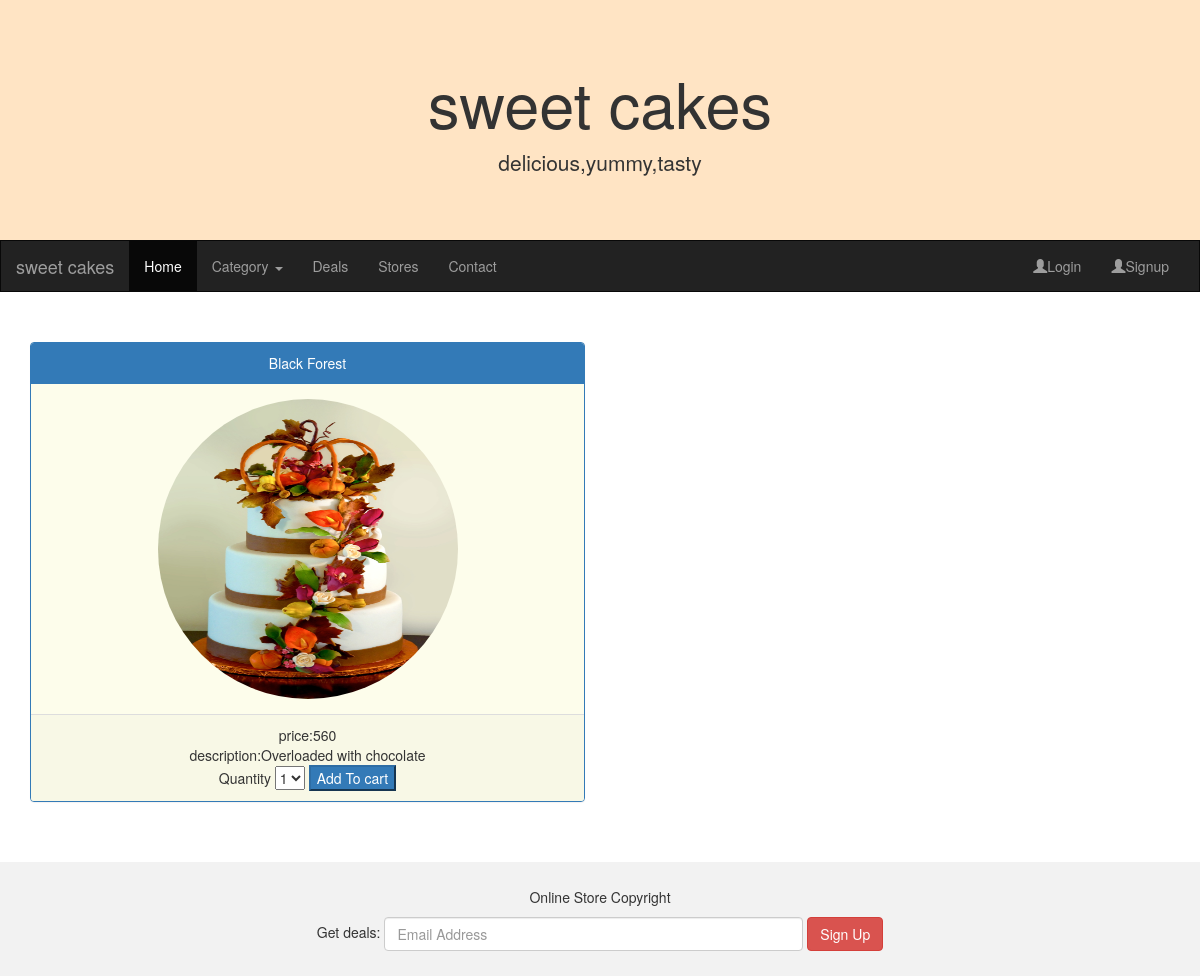
The page /showDetails/1 on the database its author committed.
### AdminApp/models.py (models this page shows, shortened)
class Cake(models.Model):
    cname = models.CharField(max_length=20)
    cake_image = models.ImageField(default="abc.jpg",upload_to="images")
    price = models.FloatField(default=100)
    description = models.CharField(max_length=20)
    category = models.ForeignKey(Category,on_delete=models.CASCADE)
    class Meta:
        db_table = "Cake"

### UserApp/views.py (the view, shortened to what this page needs)
# urls.py: path('showDetails/<cid>',views.showDetails),
def showDetails(request,cid):
      if(request.method=="GET"):
            cake=Cake.objects.filter(id=cid)
            cats=Category.objects.all()
            return render(request,"showCakeDetails.html",{"cake":cake,"cats":cats})

### UserApp/templates/showCakeDetails.html (shortened to what this page needs)
{%extends "master.html"%}
{%block master%}
<center>
<div class="container">
  <form method="POST">
      <div class="row">
            {%for cake in cake%}
            <center>
        <div class="col-sm-6">
          <div class="panel panel-primary" style="background-color:rgb(253, 253, 235) ">
            <div class="panel-heading">{{cake.cname}}</div>
            <div class="panel-body"><img src="{{cake.cake_image.url}}" class="img-circle" style="width:300px;height: 300px;" alt="Image"></div>
            <div class="panel-footer" style="background-color:rgb(248, 248, 230);">
                  price:{{cake.price}}<br/>description:{{cake.description}}
            <br/>Quantity
            <select name="qty">
              <option>1</option>
            </select>
            <button class="button btn-primary" type="submit">Add To cart</button>
            </div>
          </div>
        </div>
      </center>
        {%endfor%}
      </div>
      </form>
    </div></center>
{%endblock%}

### rows shown on the page
Cake: cname "Black Forest", cake_image (picture), price "560", description "Overloaded with chocolate"
